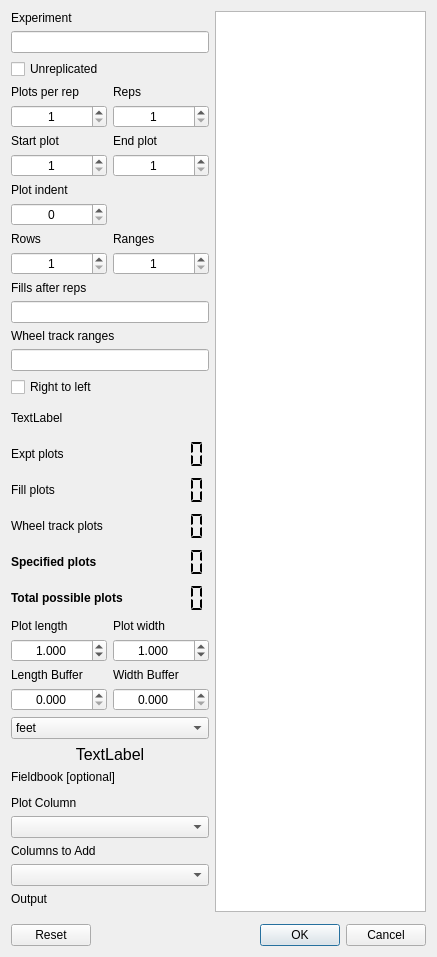
<?xml version="1.0" encoding="UTF-8"?>
<ui version="4.0">
 <class>shpBuddyDialogBase</class>
 <widget class="QDialog" name="shpBuddyDialogBase">
  <property name="geometry">
   <rect>
    <x>0</x>
    <y>0</y>
    <width>437</width>
    <height>957</height>
   </rect>
  </property>
  <property name="windowTitle">
   <string>SHP Buddy</string>
  </property>
  <layout class="QGridLayout" name="gridLayout_4">
   <item row="0" column="0">
    <layout class="QVBoxLayout" name="verticalLayout_2">
     <item>
      <layout class="QHBoxLayout" name="horizontalLayout_2">
       <item>
        <layout class="QVBoxLayout" name="verticalLayout">
         <item>
          <widget class="QLabel" name="label">
           <property name="text">
            <string>Experiment</string>
           </property>
          </widget>
         </item>
         <item>
          <widget class="QLineEdit" name="exptEdit">
           <property name="clearButtonEnabled">
            <bool>true</bool>
           </property>
          </widget>
         </item>
         <item>
          <layout class="QGridLayout" name="gridLayout">
           <item row="7" column="0">
            <widget class="QLabel" name="label_4">
             <property name="text">
              <string>Rows</string>
             </property>
            </widget>
           </item>
           <item row="1" column="1">
            <widget class="QLabel" name="repsLbl">
             <property name="text">
              <string>Reps</string>
             </property>
            </widget>
           </item>
           <item row="4" column="0">
            <widget class="QSpinBox" name="startSpin">
             <property name="alignment">
              <set>Qt::AlignCenter</set>
             </property>
             <property name="minimum">
              <number>1</number>
             </property>
             <property name="maximum">
              <number>999999</number>
             </property>
            </widget>
           </item>
           <item row="3" column="1">
            <widget class="QLabel" name="endLbl">
             <property name="text">
              <string>End plot</string>
             </property>
            </widget>
           </item>
           <item row="8" column="1">
            <widget class="QSpinBox" name="rangeSpin">
             <property name="alignment">
              <set>Qt::AlignCenter</set>
             </property>
             <property name="minimum">
              <number>1</number>
             </property>
             <property name="maximum">
              <number>999</number>
             </property>
            </widget>
           </item>
           <item row="0" column="0">
            <widget class="QCheckBox" name="repCheck">
             <property name="text">
              <string>Unreplicated</string>
             </property>
            </widget>
           </item>
           <item row="7" column="1">
            <widget class="QLabel" name="label_5">
             <property name="text">
              <string>Ranges</string>
             </property>
            </widget>
           </item>
           <item row="2" column="1">
            <widget class="QSpinBox" name="repSpin">
             <property name="alignment">
              <set>Qt::AlignCenter</set>
             </property>
             <property name="minimum">
              <number>1</number>
             </property>
             <property name="maximum">
              <number>99</number>
             </property>
            </widget>
           </item>
           <item row="8" column="0">
            <widget class="QSpinBox" name="rowSpin">
             <property name="alignment">
              <set>Qt::AlignCenter</set>
             </property>
             <property name="minimum">
              <number>1</number>
             </property>
             <property name="maximum">
              <number>999</number>
             </property>
            </widget>
           </item>
           <item row="4" column="1">
            <widget class="QSpinBox" name="endSpin">
             <property name="alignment">
              <set>Qt::AlignCenter</set>
             </property>
             <property name="minimum">
              <number>1</number>
             </property>
             <property name="maximum">
              <number>999999</number>
             </property>
            </widget>
           </item>
           <item row="6" column="0">
            <widget class="QSpinBox" name="skipSpin">
             <property name="alignment">
              <set>Qt::AlignCenter</set>
             </property>
             <property name="minimum">
              <number>0</number>
             </property>
             <property name="maximum">
              <number>9999</number>
             </property>
            </widget>
           </item>
           <item row="2" column="0">
            <widget class="QSpinBox" name="plotSpin">
             <property name="alignment">
              <set>Qt::AlignCenter</set>
             </property>
             <property name="minimum">
              <number>1</number>
             </property>
             <property name="maximum">
              <number>9999</number>
             </property>
            </widget>
           </item>
           <item row="1" column="0">
            <widget class="QLabel" name="plotLbl">
             <property name="text">
              <string>Plots per rep</string>
             </property>
            </widget>
           </item>
           <item row="3" column="0">
            <widget class="QLabel" name="startLbl">
             <property name="text">
              <string>Start plot</string>
             </property>
            </widget>
           </item>
           <item row="5" column="0">
            <widget class="QLabel" name="skipLbl">
             <property name="text">
              <string>Plot indent</string>
             </property>
            </widget>
           </item>
          </layout>
         </item>
         <item>
          <widget class="QLabel" name="fillsLbl">
           <property name="text">
            <string>Fills after reps</string>
           </property>
          </widget>
         </item>
         <item>
          <widget class="QLineEdit" name="fillsEdit"/>
         </item>
         <item>
          <widget class="QLabel" name="label_9">
           <property name="text">
            <string>Wheel track ranges</string>
           </property>
          </widget>
         </item>
         <item>
          <widget class="QLineEdit" name="wheelEdit">
           <property name="whatsThis">
            <string/>
           </property>
          </widget>
         </item>
         <item>
          <widget class="QCheckBox" name="flipCheck">
           <property name="text">
            <string>Right to left</string>
           </property>
          </widget>
         </item>
         <item>
          <widget class="QLabel" name="warnLbl">
           <property name="minimumSize">
            <size>
             <width>0</width>
             <height>30</height>
            </size>
           </property>
           <property name="text">
            <string>TextLabel</string>
           </property>
          </widget>
         </item>
         <item>
          <layout class="QGridLayout" name="gridLayout_2">
           <item row="0" column="0">
            <widget class="QLabel" name="label_11">
             <property name="text">
              <string>Expt plots</string>
             </property>
            </widget>
           </item>
           <item row="0" column="1">
            <widget class="QLCDNumber" name="exptLCD">
             <property name="minimumSize">
              <size>
               <width>80</width>
               <height>30</height>
              </size>
             </property>
             <property name="maximumSize">
              <size>
               <width>60</width>
               <height>16777215</height>
              </size>
             </property>
             <property name="frameShape">
              <enum>QFrame::NoFrame</enum>
             </property>
             <property name="segmentStyle">
              <enum>QLCDNumber::Flat</enum>
             </property>
            </widget>
           </item>
           <item row="1" column="0">
            <widget class="QLabel" name="filllcdLbl">
             <property name="autoFillBackground">
              <bool>false</bool>
             </property>
             <property name="text">
              <string>Fill plots</string>
             </property>
            </widget>
           </item>
           <item row="1" column="1">
            <widget class="QLCDNumber" name="fillLCD">
             <property name="minimumSize">
              <size>
               <width>80</width>
               <height>30</height>
              </size>
             </property>
             <property name="maximumSize">
              <size>
               <width>60</width>
               <height>16777215</height>
              </size>
             </property>
             <property name="frameShape">
              <enum>QFrame::NoFrame</enum>
             </property>
             <property name="segmentStyle">
              <enum>QLCDNumber::Flat</enum>
             </property>
            </widget>
           </item>
           <item row="2" column="0">
            <widget class="QLabel" name="label_13">
             <property name="text">
              <string>Wheel track plots</string>
             </property>
            </widget>
           </item>
           <item row="2" column="1">
            <widget class="QLCDNumber" name="wheelLCD">
             <property name="minimumSize">
              <size>
               <width>80</width>
               <height>30</height>
              </size>
             </property>
             <property name="maximumSize">
              <size>
               <width>60</width>
               <height>16777215</height>
              </size>
             </property>
             <property name="frameShape">
              <enum>QFrame::NoFrame</enum>
             </property>
             <property name="segmentStyle">
              <enum>QLCDNumber::Flat</enum>
             </property>
            </widget>
           </item>
           <item row="3" column="0">
            <widget class="QLabel" name="label_19">
             <property name="font">
              <font>
               <weight>75</weight>
               <bold>true</bold>
              </font>
             </property>
             <property name="text">
              <string>Specified plots</string>
             </property>
            </widget>
           </item>
           <item row="3" column="1">
            <widget class="QLCDNumber" name="specLCD">
             <property name="minimumSize">
              <size>
               <width>80</width>
               <height>30</height>
              </size>
             </property>
             <property name="maximumSize">
              <size>
               <width>80</width>
               <height>16777215</height>
              </size>
             </property>
             <property name="frameShape">
              <enum>QFrame::NoFrame</enum>
             </property>
             <property name="segmentStyle">
              <enum>QLCDNumber::Flat</enum>
             </property>
            </widget>
           </item>
           <item row="4" column="0">
            <widget class="QLabel" name="label_10">
             <property name="font">
              <font>
               <weight>75</weight>
               <bold>true</bold>
              </font>
             </property>
             <property name="text">
              <string>Total possible plots</string>
             </property>
            </widget>
           </item>
           <item row="4" column="1">
            <widget class="QLCDNumber" name="maxLCD">
             <property name="minimumSize">
              <size>
               <width>80</width>
               <height>30</height>
              </size>
             </property>
             <property name="maximumSize">
              <size>
               <width>60</width>
               <height>16777215</height>
              </size>
             </property>
             <property name="font">
              <font>
               <weight>50</weight>
               <bold>false</bold>
              </font>
             </property>
             <property name="frameShape">
              <enum>QFrame::NoFrame</enum>
             </property>
             <property name="segmentStyle">
              <enum>QLCDNumber::Flat</enum>
             </property>
            </widget>
           </item>
          </layout>
         </item>
         <item>
          <layout class="QGridLayout" name="gridLayout_3">
           <item row="0" column="0">
            <widget class="QLabel" name="label_7">
             <property name="text">
              <string>Plot length</string>
             </property>
            </widget>
           </item>
           <item row="0" column="1">
            <widget class="QLabel" name="label_6">
             <property name="text">
              <string>Plot width</string>
             </property>
            </widget>
           </item>
           <item row="1" column="0">
            <widget class="QDoubleSpinBox" name="lenSpin">
             <property name="alignment">
              <set>Qt::AlignCenter</set>
             </property>
             <property name="decimals">
              <number>3</number>
             </property>
             <property name="minimum">
              <double>0.001000000000000</double>
             </property>
             <property name="singleStep">
              <double>1.000000000000000</double>
             </property>
             <property name="value">
              <double>1.000000000000000</double>
             </property>
            </widget>
           </item>
           <item row="1" column="1">
            <widget class="QDoubleSpinBox" name="widSpin">
             <property name="alignment">
              <set>Qt::AlignCenter</set>
             </property>
             <property name="decimals">
              <number>3</number>
             </property>
             <property name="minimum">
              <double>0.001000000000000</double>
             </property>
             <property name="singleStep">
              <double>1.000000000000000</double>
             </property>
             <property name="value">
              <double>1.000000000000000</double>
             </property>
            </widget>
           </item>
           <item row="2" column="0">
            <widget class="QLabel" name="label_15">
             <property name="text">
              <string>Length Buffer</string>
             </property>
            </widget>
           </item>
           <item row="2" column="1">
            <widget class="QLabel" name="label_14">
             <property name="text">
              <string>Width Buffer</string>
             </property>
            </widget>
           </item>
           <item row="3" column="0">
            <widget class="QDoubleSpinBox" name="lbuffSpin">
             <property name="alignment">
              <set>Qt::AlignCenter</set>
             </property>
             <property name="decimals">
              <number>3</number>
             </property>
             <property name="singleStep">
              <double>1.000000000000000</double>
             </property>
            </widget>
           </item>
           <item row="3" column="1">
            <widget class="QDoubleSpinBox" name="wbuffSpin">
             <property name="alignment">
              <set>Qt::AlignCenter</set>
             </property>
             <property name="decimals">
              <number>3</number>
             </property>
             <property name="singleStep">
              <double>1.000000000000000</double>
             </property>
            </widget>
           </item>
          </layout>
         </item>
         <item>
          <widget class="QComboBox" name="unitCmboBox">
           <item>
            <property name="text">
             <string>feet</string>
            </property>
           </item>
           <item>
            <property name="text">
             <string>meters</string>
            </property>
           </item>
          </widget>
         </item>
         <item>
          <widget class="QLabel" name="dimLbl">
           <property name="font">
            <font>
             <pointsize>12</pointsize>
            </font>
           </property>
           <property name="text">
            <string>TextLabel</string>
           </property>
           <property name="alignment">
            <set>Qt::AlignCenter</set>
           </property>
          </widget>
         </item>
         <item>
          <widget class="QLabel" name="label_16">
           <property name="text">
            <string>Fieldbook [optional]</string>
           </property>
          </widget>
         </item>
         <item>
          <widget class="QgsFileWidget" name="fbFile">
           <property name="filter">
            <string>CSV Files (*.csv)</string>
           </property>
          </widget>
         </item>
         <item>
          <widget class="QLabel" name="label_17">
           <property name="text">
            <string>Plot Column</string>
           </property>
          </widget>
         </item>
         <item>
          <widget class="QComboBox" name="plotCmboBox"/>
         </item>
         <item>
          <widget class="QLabel" name="label_18">
           <property name="text">
            <string>Columns to Add</string>
           </property>
          </widget>
         </item>
         <item>
          <widget class="QgsCheckableComboBox" name="colsCmboBox"/>
         </item>
         <item>
          <widget class="QLabel" name="label_20">
           <property name="text">
            <string>Output</string>
           </property>
          </widget>
         </item>
         <item>
          <widget class="QgsFileWidget" name="outFile">
           <property name="whatsThis">
            <string/>
           </property>
           <property name="dialogTitle">
            <string/>
           </property>
           <property name="filter">
            <string>ESRI Shapefile (*.shp *.SHP)</string>
           </property>
           <property name="storageMode">
            <enum>QgsFileWidget::SaveFile</enum>
           </property>
           <property name="relativeStorage">
            <enum>QgsFileWidget::Absolute</enum>
           </property>
          </widget>
         </item>
        </layout>
       </item>
       <item>
        <widget class="QTableWidget" name="fieldTbl">
         <property name="minimumSize">
          <size>
           <width>0</width>
           <height>0</height>
          </size>
         </property>
         <property name="sizeAdjustPolicy">
          <enum>QAbstractScrollArea::AdjustIgnored</enum>
         </property>
         <property name="alternatingRowColors">
          <bool>false</bool>
         </property>
         <property name="showGrid">
          <bool>true</bool>
         </property>
         <property name="gridStyle">
          <enum>Qt::DashLine</enum>
         </property>
         <attribute name="horizontalHeaderCascadingSectionResizes">
          <bool>false</bool>
         </attribute>
         <attribute name="horizontalHeaderMinimumSectionSize">
          <number>20</number>
         </attribute>
         <attribute name="horizontalHeaderDefaultSectionSize">
          <number>20</number>
         </attribute>
         <attribute name="verticalHeaderCascadingSectionResizes">
          <bool>false</bool>
         </attribute>
         <attribute name="verticalHeaderMinimumSectionSize">
          <number>30</number>
         </attribute>
        </widget>
       </item>
      </layout>
     </item>
     <item>
      <spacer name="verticalSpacer">
       <property name="orientation">
        <enum>Qt::Vertical</enum>
       </property>
       <property name="sizeHint" stdset="0">
        <size>
         <width>20</width>
         <height>18</height>
        </size>
       </property>
      </spacer>
     </item>
     <item>
      <layout class="QHBoxLayout" name="horizontalLayout">
       <item>
        <widget class="QDialogButtonBox" name="runBtn">
         <property name="orientation">
          <enum>Qt::Horizontal</enum>
         </property>
         <property name="standardButtons">
          <set>QDialogButtonBox::Cancel|QDialogButtonBox::Ok|QDialogButtonBox::Reset</set>
         </property>
        </widget>
       </item>
      </layout>
     </item>
    </layout>
   </item>
  </layout>
 </widget>
 <customwidgets>
  <customwidget>
   <class>QgsCheckableComboBox</class>
   <extends>QComboBox</extends>
   <header>qgscheckablecombobox.h</header>
  </customwidget>
  <customwidget>
   <class>QgsFileWidget</class>
   <extends>QWidget</extends>
   <header>qgsfilewidget.h</header>
  </customwidget>
 </customwidgets>
 <tabstops>
  <tabstop>exptEdit</tabstop>
  <tabstop>repCheck</tabstop>
  <tabstop>plotSpin</tabstop>
  <tabstop>repSpin</tabstop>
  <tabstop>rowSpin</tabstop>
  <tabstop>rangeSpin</tabstop>
  <tabstop>fillsEdit</tabstop>
  <tabstop>wheelEdit</tabstop>
  <tabstop>flipCheck</tabstop>
  <tabstop>lenSpin</tabstop>
  <tabstop>widSpin</tabstop>
  <tabstop>lbuffSpin</tabstop>
  <tabstop>wbuffSpin</tabstop>
  <tabstop>unitCmboBox</tabstop>
  <tabstop>plotCmboBox</tabstop>
  <tabstop>colsCmboBox</tabstop>
  <tabstop>fieldTbl</tabstop>
 </tabstops>
 <resources/>
 <connections>
  <connection>
   <sender>runBtn</sender>
   <signal>accepted()</signal>
   <receiver>shpBuddyDialogBase</receiver>
   <slot>accept()</slot>
   <hints>
    <hint type="sourcelabel">
     <x>20</x>
     <y>20</y>
    </hint>
    <hint type="destinationlabel">
     <x>20</x>
     <y>20</y>
    </hint>
   </hints>
  </connection>
  <connection>
   <sender>runBtn</sender>
   <signal>rejected()</signal>
   <receiver>shpBuddyDialogBase</receiver>
   <slot>reject()</slot>
   <hints>
    <hint type="sourcelabel">
     <x>20</x>
     <y>20</y>
    </hint>
    <hint type="destinationlabel">
     <x>20</x>
     <y>20</y>
    </hint>
   </hints>
  </connection>
 </connections>
</ui>
